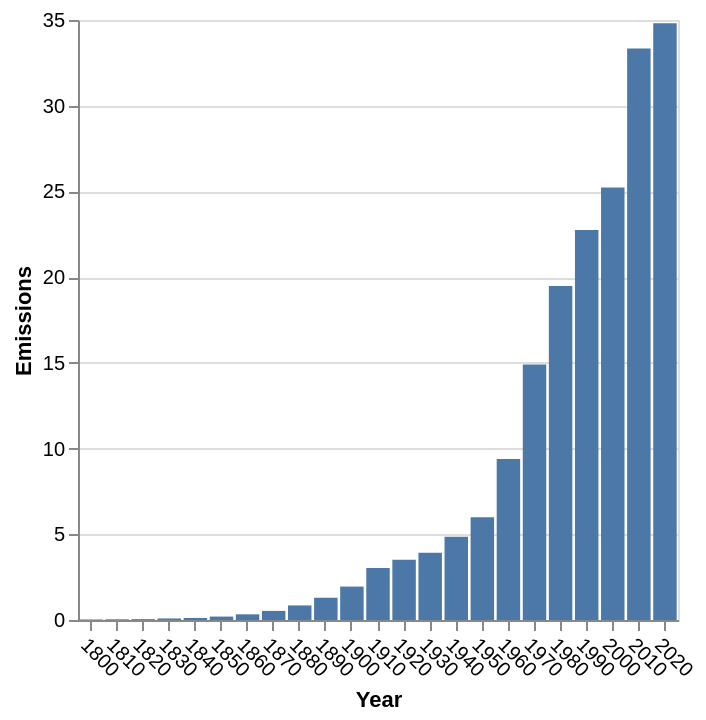

The Vega-Lite source for this figure:
### Vega-Lite specification from a JSON file in a GitHub repository (floating-point values rounded to 4 significant figures)
{"$schema": "https://vega.github.io/schema/vega-lite/v5.json", "description": "A simple bar chart with embedded data.", "data": {"values": [{"Year": 1800.0, "Emissions": 0.03}, {"Year": 1810.0, "Emissions": 0.04}, {"Year": 1820.0, "Emissions": 0.05}, {"Year": 1830.0, "Emissions": 0.09}, {"Year": 1840.0, "Emissions": 0.12}, {"Year": 1850.0, "Emissions": 0.2}, {"Year": 1860.0, "Emissions": 0.33}, {"Year": 1870.0, "Emissions": 0.53}, {"Year": 1880.0, "Emissions": 0.85}, {"Year": 1890.0, "Emissions": 1.3}, {"Year": 1900.0, "Emissions": 1.95}, {"Year": 1910.0, "Emissions": 3.03}, {"Year": 1920.0, "Emissions": 3.51}, {"Year": 1930.0, "Emissions": 3.92}, {"Year": 1940.0, "Emissions": 4.85}, {"Year": 1950.0, "Emissions": 6.0}, {"Year": 1960.0, "Emissions": 9.39}, {"Year": 1970.0, "Emissions": 14.9}, {"Year": 1980.0, "Emissions": 19.49}, {"Year": 1990.0, "Emissions": 22.75}, {"Year": 2000.0, "Emissions": 25.23}, {"Year": 2010.0, "Emissions": 33.34}, {"Year": 2020.0, "Emissions": 34.81}]}, "height": 300, "width": 300, "mark": "bar", "encoding": {"x": {"field": "Year", "type": "nominal", "axis": {"labelAngle": 45}}, "y": {"field": "Emissions", "type": "quantitative"}}}
